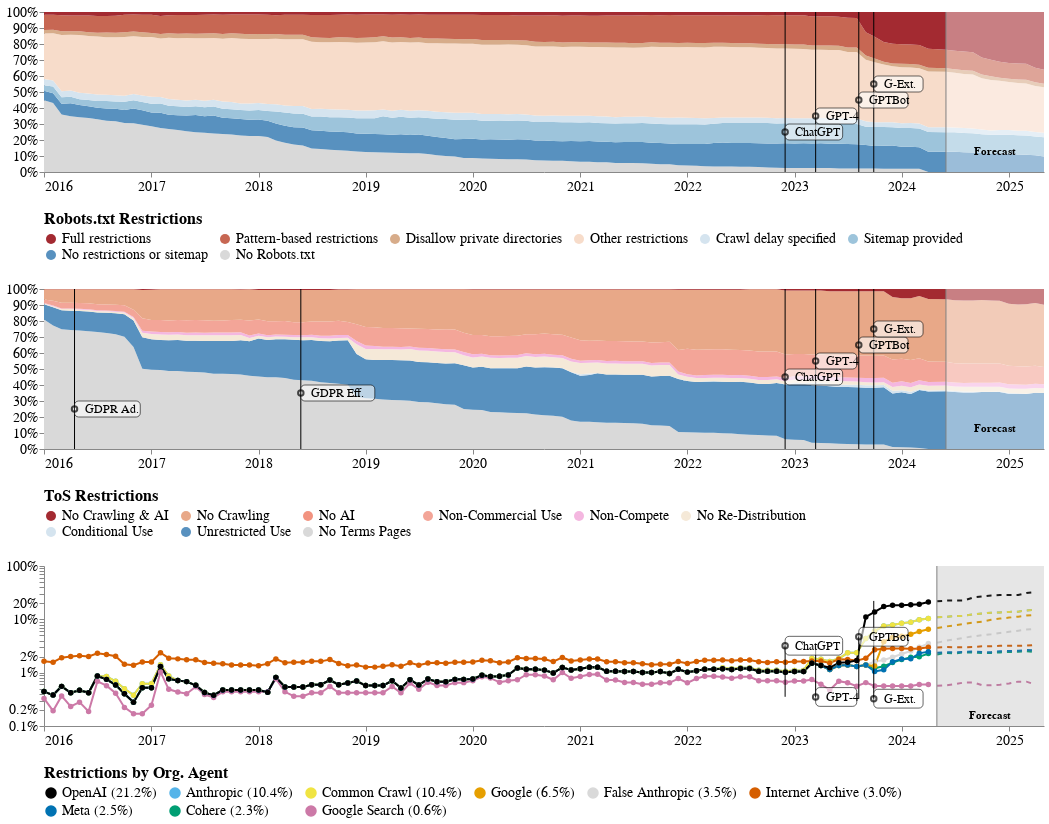

Notebook cell for this chart:
### Markdown cell above
## Combine Charts

### Code cell
combined_chart = alt.vconcat(chart_robots, chart_tos, chart_companies).configure_axis(
    grid=False,
    labelFontSize=PLOT_KWARGS["label_fontsize"],
    titleFontSize=PLOT_KWARGS["title_fontsize"],
    labelAngle=0,
    tickCount=len(range(df["period"].dt.year.min(), df["period"].dt.year.max()))
).configure_legend(
    labelFontSize=PLOT_KWARGS["label_fontsize"],
    titleFontSize=PLOT_KWARGS["title_fontsize"],
    columns=PLOT_KWARGS["legend_cols"],
    labelLimit=1000 # To ensure labels are not truncated in the PDF export
).configure_view(
    strokeWidth=0
).resolve_scale(
    color="independent",
    x="shared"
)

combined_chart.save("temporal_plots.pdf")

combined_chart

### Figure 1 — Vega-Lite specification as saved in the notebook (floating-point values rounded to 4 significant figures; data arrays with more than 128 entries replaced by an {"elided": "..."} marker saying what was removed)
{"config": {"title": {"font": "Times New Roman"}, "axis": {"labelFont": "Times New Roman", "titleFont": "Times New Roman", "grid": false, "labelAngle": 0, "labelFontSize": 14, "tickCount": 9, "titleFontSize": 16}, "header": {"labelFont": "Times New Roman", "titleFont": "Times New Roman"}, "legend": {"labelFont": "Times New Roman", "titleFont": "Times New Roman", "columns": 6, "labelFontSize": 14, "labelLimit": 1000, "titleFontSize": 16}, "text": {"font": "Times New Roman"}, "view": {"strokeWidth": 0}}, "vconcat": [{"layer": [{"data": {"name": "data-32619ee85f78667806b0bcc72c0c36ef"}, "mark": {"type": "area"}, "encoding": {"color": {"field": "status", "legend": {"columns": 6, "orient": "bottom", "titleLimit": 0}, "scale": {"domain": ["Full restrictions", "Pattern-based restrictions", "Disallow private directories", "Other restrictions", "Crawl delay specified", "Sitemap provided", "No restrictions or sitemap", "No Robots.txt"], "range": ["#a32a31", "#c76753", "#d7ac8a", "#f7dcca", "#d5e4ef", "#9dc4db", "#5891bf", "#d9d9d9"]}, "title": "Robots.txt Restrictions", "type": "nominal"}, "order": {"field": "order", "type": "quantitative"}, "x": {"axis": {"format": "%Y", "title": ""}, "field": "period", "type": "temporal"}, "y": {"axis": {"format": "%", "title": ""}, "field": "percentage", "scale": {"domain": [0, 1]}, "type": "quantitative"}}}, {"data": {"name": "data-180b5e4c67283dc23cad3da0e1748b2e"}, "mark": {"type": "rule", "color": "black"}, "encoding": {"strokeWidth": {"value": 1}, "x": {"field": "period", "type": "temporal"}, "y": {"value": 0}, "y2": {"value": 160}}}, {"data": {"name": "data-180b5e4c67283dc23cad3da0e1748b2e"}, "mark": {"type": "rect", "color": "white", "cornerRadius": 4, "opacity": 0.6, "stroke": "black", "strokeWidth": 1}, "encoding": {"x": {"field": "period", "type": "temporal"}, "x2": {"field": "x_end"}, "y": {"field": "y_start", "type": "quantitative"}, "y2": {"field": "y_end"}}}, {"data": {"name": "data-180b5e4c67283dc23cad3da0e1748b2e"}, "mark": {"type": "point", "color": "black"}, "encoding": {"x": {"field": "period", "type": "temporal"}, "y": {"field": "y_offset", "type": "quantitative"}}}, {"data": {"name": "data-180b5e4c67283dc23cad3da0e1748b2e"}, "mark": {"type": "text", "align": "left", "baseline": "middle", "color": "black", "dx": 10, "dy": 0, "fontSize": 12}, "encoding": {"text": {"field": "label", "type": "nominal"}, "x": {"field": "period", "type": "temporal"}, "y": {"field": "y_offset", "type": "quantitative"}}}, {"data": {"name": "data-f0b0bf0c2a8d0ced0c09906c1619ad4c"}, "mark": {"type": "rect", "color": "white", "opacity": 0.4}, "encoding": {"x": {"field": "start", "title": "", "type": "temporal"}, "x2": {"field": "end"}}}, {"data": {"name": "data-d46e70ea25a0240641ad89bcfe05bef1"}, "mark": {"type": "rule", "color": "gray"}, "encoding": {"x": {"field": "period", "type": "temporal"}}}, {"data": {"name": "data-4f68c5dffeb6c9174ae0ba2a276515db"}, "mark": {"type": "text", "align": "center", "baseline": "middle", "color": "black", "dx": 0, "dy": 140, "fontWeight": "bold"}, "encoding": {"text": {"field": "text", "type": "nominal"}, "x": {"field": "date", "type": "temporal"}, "y": {"value": 0}}}], "height": 160, "title": "", "width": 1000}, {"layer": [{"data": {"name": "data-f23c89ba86ec79533115a7dbac66c987"}, "mark": {"type": "area"}, "encoding": {"color": {"field": "status", "legend": {"columns": 6, "orient": "bottom", "titleLimit": 0}, "scale": {"domain": ["No Crawling & AI", "No Crawling", "No AI", "Non-Commercial Use", "Non-Compete", "No Re-Distribution", "Conditional Use", "Unrestricted Use", "No Terms Pages"], "range": ["#a32a31", "#e8a888", "#f29380", "#f3a598", "#f4b7e0", "#f5e9d8", "#d5e4ef", "#5891bf", "#d9d9d9"]}, "title": "ToS Restrictions", "type": "nominal"}, "order": {"field": "order", "type": "quantitative"}, "x": {"axis": {"format": "%Y", "title": ""}, "field": "period", "type": "temporal"}, "y": {"axis": {"format": "%", "title": ""}, "field": "percentage", "scale": {"domain": [0, 1]}, "type": "quantitative"}}}, {"data": {"name": "data-c62cd76004cfc24a327cfe88abc7613c"}, "mark": {"type": "rule", "color": "black"}, "encoding": {"strokeWidth": {"value": 1}, "x": {"field": "period", "type": "temporal"}, "y": {"value": 0}, "y2": {"value": 160}}}, {"data": {"name": "data-c62cd76004cfc24a327cfe88abc7613c"}, "mark": {"type": "rect", "color": "white", "cornerRadius": 4, "opacity": 0.6, "stroke": "black", "strokeWidth": 1}, "encoding": {"x": {"field": "period", "type": "temporal"}, "x2": {"field": "x_end"}, "y": {"field": "y_start", "type": "quantitative"}, "y2": {"field": "y_end"}}}, {"data": {"name": "data-c62cd76004cfc24a327cfe88abc7613c"}, "mark": {"type": "point", "color": "black"}, "encoding": {"x": {"field": "period", "type": "temporal"}, "y": {"field": "y_offset", "type": "quantitative"}}}, {"data": {"name": "data-c62cd76004cfc24a327cfe88abc7613c"}, "mark": {"type": "text", "align": "left", "baseline": "middle", "color": "black", "dx": 10, "dy": 0, "fontSize": 12}, "encoding": {"text": {"field": "label", "type": "nominal"}, "x": {"field": "period", "type": "temporal"}, "y": {"field": "y_offset", "type": "quantitative"}}}, {"data": {"name": "data-f0b0bf0c2a8d0ced0c09906c1619ad4c"}, "mark": {"type": "rect", "color": "white", "opacity": 0.4}, "encoding": {"x": {"field": "start", "title": "", "type": "temporal"}, "x2": {"field": "end"}}}, {"data": {"name": "data-d46e70ea25a0240641ad89bcfe05bef1"}, "mark": {"type": "rule", "color": "gray"}, "encoding": {"x": {"field": "period", "type": "temporal"}}}, {"data": {"name": "data-4f68c5dffeb6c9174ae0ba2a276515db"}, "mark": {"type": "text", "align": "center", "baseline": "middle", "color": "black", "dx": 0, "dy": 140, "fontWeight": "bold"}, "encoding": {"text": {"field": "text", "type": "nominal"}, "x": {"field": "date", "type": "temporal"}, "y": {"value": 0}}}], "height": 160, "title": "", "width": 1000}, {"layer": [{"data": {"name": "data-03392bd8e0e97577045c2e5293bfa609"}, "mark": {"type": "line"}, "encoding": {"color": {"field": "agent", "legend": {"orient": "bottom", "title": "Restrictions by Org. Agent", "titleLimit": 0}, "scale": {"domain": ["OpenAI (21.2%)", "Anthropic (10.4%)", "Common Crawl (10.4%)", "Google (6.5%)", "False Anthropic (3.5%)", "Internet Archive (3.0%)", "Meta (2.5%)", "Cohere (2.3%)", "Google Search (0.6%)"], "range": ["#000000", "#56B4E9", "#F0E442", "#E69F00", "#D9D9D9", "#D55E00", "#0072B2", "#009E73", "#CC79A7"]}, "type": "nominal"}, "strokeDash": {"value": [5, 5]}, "x": {"axis": {"format": "%Y", "labelAngle": 0, "tickCount": "year"}, "field": "period", "timeUnit": "yearmonth", "title": "", "type": "temporal"}, "y": {"field": "percent_Restrictive", "scale": {"type": "log"}, "title": "", "type": "quantitative"}}}, {"data": {"name": "data-603edc057ecb9cedfada65e2f422aa4b"}, "mark": {"type": "line", "point": true}, "encoding": {"color": {"field": "agent", "legend": {"orient": "bottom", "title": "Restrictions by Org. Agent", "titleLimit": 0}, "scale": {"domain": ["OpenAI (21.2%)", "Anthropic (10.4%)", "Common Crawl (10.4%)", "Google (6.5%)", "False Anthropic (3.5%)", "Internet Archive (3.0%)", "Meta (2.5%)", "Cohere (2.3%)", "Google Search (0.6%)"], "range": ["#000000", "#56B4E9", "#F0E442", "#E69F00", "#D9D9D9", "#D55E00", "#0072B2", "#009E73", "#CC79A7"]}, "type": "nominal"}, "x": {"axis": {"format": "%Y", "labelAngle": 0, "tickCount": "year"}, "field": "period", "timeUnit": "yearmonth", "title": "", "type": "temporal"}, "y": {"axis": {"format": "%", "title": ""}, "field": "percent_Restrictive", "scale": {"type": "log"}, "title": "", "type": "quantitative"}}}, {"data": {"name": "data-9f2ccd16c8dfc172ffb85292c4666c3b"}, "mark": {"type": "rect", "color": "gray", "opacity": 0.2}, "encoding": {"x": {"field": "start", "title": "", "type": "temporal"}, "x2": {"field": "end"}}}, {"data": {"name": "data-f2d75896c561bf9713a9b6354ac056e0"}, "mark": {"type": "rule", "color": "gray"}, "encoding": {"x": {"field": "period", "type": "temporal"}}}, {"data": {"name": "data-4497626a4bc33c40bc235fc43739eb42"}, "mark": {"type": "text", "align": "center", "baseline": "middle", "color": "black", "dx": 0, "dy": 150, "fontWeight": "bold"}, "encoding": {"text": {"field": "text", "type": "nominal"}, "x": {"field": "date", "type": "temporal"}, "y": {"value": 0}}}, {"data": {"name": "data-130f9e4a1de4bd0d40422ec247b73751"}, "mark": {"type": "rule", "color": "black"}, "encoding": {"strokeWidth": {"value": 1}, "x": {"field": "period", "type": "temporal"}, "y": {"field": "y_min", "type": "quantitative"}, "y2": {"field": "y_max"}}}, {"data": {"name": "data-130f9e4a1de4bd0d40422ec247b73751"}, "mark": {"type": "rect", "color": "white", "cornerRadius": 4, "opacity": 0.6, "stroke": "black", "strokeWidth": 1}, "encoding": {"x": {"field": "period", "type": "temporal"}, "x2": {"field": "x_end"}, "y": {"field": "y_start", "type": "quantitative"}, "y2": {"field": "y_end"}}}, {"data": {"name": "data-130f9e4a1de4bd0d40422ec247b73751"}, "mark": {"type": "point", "color": "black"}, "encoding": {"x": {"field": "period", "type": "temporal"}, "y": {"field": "y_offset", "type": "quantitative"}}}, {"data": {"name": "data-130f9e4a1de4bd0d40422ec247b73751"}, "mark": {"type": "text", "align": "left", "baseline": "middle", "color": "black", "dx": 10, "dy": 0, "fontSize": 12}, "encoding": {"text": {"field": "label", "type": "nominal"}, "x": {"field": "period", "type": "temporal"}, "y": {"field": "y_offset", "type": "quantitative"}}}], "height": 160, "width": 1000}], "resolve": {"scale": {"color": "independent", "x": "shared"}}, "$schema": "https://vega.github.io/schema/vega-lite/v5.17.0.json", "datasets": {"data-32619ee85f78667806b0bcc72c0c36ef": {"elided": "896 records"}, "data-180b5e4c67283dc23cad3da0e1748b2e": [{"period": "2022-11-30T00:00:00", "label": "ChatGPT", "y_offset": 0.25, "x_end": "2023-06-14T00:00:00", "y_start": 0.2, "y_end": 0.3}, {"period": "2023-03-14T00:00:00", "label": "GPT-4", "y_offset": 0.35, "x_end": "2023-08-01T00:00:00", "y_start": 0.3, "y_end": 0.4}, {"period": "2023-08-08T00:00:00", "label": "GPTBot", "y_offset": 0.45, "x_end": "2024-01-23T00:00:00", "y_start": 0.4, "y_end": 0.5}, {"period": "2023-09-28T00:00:00", "label": "G-Ext.", "y_offset": 0.55, "x_end": "2024-03-14T00:00:00", "y_start": 0.5, "y_end": 0.6}], "data-f0b0bf0c2a8d0ced0c09906c1619ad4c": [{"start": "2024-05-31T00:00:00", "end": "2025-04-30T00:00:00"}], "data-d46e70ea25a0240641ad89bcfe05bef1": [{"period": "2024-05-31T00:00:00"}], "data-4f68c5dffeb6c9174ae0ba2a276515db": [{"date": "2024-11-14T00:00:00", "text": "Forecast"}], "data-f23c89ba86ec79533115a7dbac66c987": {"elided": "1008 records"}, "data-c62cd76004cfc24a327cfe88abc7613c": [{"period": "2016-04-14T00:00:00", "label": "GDPR Ad.", "y_offset": 0.25, "x_end": "2016-11-24T00:00:00", "y_start": 0.2, "y_end": 0.3}, {"period": "2018-05-25T00:00:00", "label": "GDPR Eff.", "y_offset": 0.35, "x_end": "2019-02-01T00:00:00", "y_start": 0.3, "y_end": 0.4}, {"period": "2022-11-30T00:00:00", "label": "ChatGPT", "y_offset": 0.45, "x_end": "2023-06-14T00:00:00", "y_start": 0.4, "y_end": 0.5}, {"period": "2023-03-14T00:00:00", "label": "GPT-4", "y_offset": 0.55, "x_end": "2023-08-01T00:00:00", "y_start": 0.5, "y_end": 0.6}, {"period": "2023-08-08T00:00:00", "label": "GPTBot", "y_offset": 0.65, "x_end": "2024-01-23T00:00:00", "y_start": 0.6, "y_end": 0.7}, {"period": "2023-09-28T00:00:00", "label": "G-Ext.", "y_offset": 0.75, "x_end": "2024-03-14T00:00:00", "y_start": 0.7, "y_end": 0.8}], "data-03392bd8e0e97577045c2e5293bfa609": [{"period": "2024-05-31T00:00:00", "agent": "Anthropic (10.4%)", "percent_Restrictive": 0.1093, "lower": 10.31, "upper": 11.54, "agent_prev": "Anthropic", "timestamp": 1717000000.0}, {"period": "2024-06-30T00:00:00", "agent": "Anthropic (10.4%)", "percent_Restrictive": 0.1113, "lower": 10.12, "upper": 12.14, "agent_prev": "Anthropic", "timestamp": 1720000000.0}, {"period": "2024-07-31T00:00:00", "agent": "Anthropic (10.4%)", "percent_Restrictive": 0.1149, "lower": 10.04, "upper": 12.93, "agent_prev": "Anthropic", "timestamp": 1722000000.0}, {"period": "2024-08-31T00:00:00", "agent": "Anthropic (10.4%)", "percent_Restrictive": 0.1164, "lower": 9.796, "upper": 13.48, "agent_prev": "Anthropic", "timestamp": 1725000000.0}, {"period": "2024-09-30T00:00:00", "agent": "Anthropic (10.4%)", "percent_Restrictive": 0.1243, "lower": 10.18, "upper": 14.67, "agent_prev": "Anthropic", "timestamp": 1728000000.0}, {"period": "2024-10-31T00:00:00", "agent": "Anthropic (10.4%)", "percent_Restrictive": 0.1289, "lower": 10.28, "upper": 15.49, "agent_prev": "Anthropic", "timestamp": 1730000000.0}, {"period": "2024-11-30T00:00:00", "agent": "Anthropic (10.4%)", "percent_Restrictive": 0.1332, "lower": 10.26, "upper": 16.38, "agent_prev": "Anthropic", "timestamp": 1733000000.0}, {"period": "2024-12-31T00:00:00", "agent": "Anthropic (10.4%)", "percent_Restrictive": 0.1349, "lower": 10.0, "upper": 16.98, "agent_prev": "Anthropic", "timestamp": 1736000000.0}, {"period": "2025-01-31T00:00:00", "agent": "Anthropic (10.4%)", "percent_Restrictive": 0.138, "lower": 9.869, "upper": 17.72, "agent_prev": "Anthropic", "timestamp": 1738000000.0}, {"period": "2025-02-28T00:00:00", "agent": "Anthropic (10.4%)", "percent_Restrictive": 0.1393, "lower": 9.586, "upper": 18.27, "agent_prev": "Anthropic", "timestamp": 1741000000.0}, {"period": "2025-03-31T00:00:00", "agent": "Anthropic (10.4%)", "percent_Restrictive": 0.1468, "lower": 9.938, "upper": 19.43, "agent_prev": "Anthropic", "timestamp": 1743000000.0}, {"period": "2025-04-30T00:00:00", "agent": "Anthropic (10.4%)", "percent_Restrictive": 0.1513, "lower": 10.01, "upper": 20.26, "agent_prev": "Anthropic", "timestamp": 1746000000.0}, {"period": "2024-05-31T00:00:00", "agent": "Cohere (2.3%)", "percent_Restrictive": 0.02199, "lower": 1.896, "upper": 2.503, "agent_prev": "Cohere", "timestamp": 1717000000.0}, {"period": "2024-06-30T00:00:00", "agent": "Cohere (2.3%)", "percent_Restrictive": 0.02341, "lower": 1.928, "upper": 2.754, "agent_prev": "Cohere", "timestamp": 1720000000.0}, {"period": "2024-07-31T00:00:00", "agent": "Cohere (2.3%)", "percent_Restrictive": 0.02291, "lower": 1.785, "upper": 2.798, "agent_prev": "Cohere", "timestamp": 1722000000.0}, {"period": "2024-08-31T00:00:00", "agent": "Cohere (2.3%)", "percent_Restrictive": 0.02403, "lower": 1.82, "upper": 2.987, "agent_prev": "Cohere", "timestamp": 1725000000.0}, {"period": "2024-09-30T00:00:00", "agent": "Cohere (2.3%)", "percent_Restrictive": 0.02391, "lower": 1.743, "upper": 3.039, "agent_prev": "Cohere", "timestamp": 1728000000.0}, {"period": "2024-10-31T00:00:00", "agent": "Cohere (2.3%)", "percent_Restrictive": 0.02347, "lower": 1.633, "upper": 3.061, "agent_prev": "Cohere", "timestamp": 1730000000.0}, {"period": "2024-11-30T00:00:00", "agent": "Cohere (2.3%)", "percent_Restrictive": 0.02341, "lower": 1.572, "upper": 3.11, "agent_prev": "Cohere", "timestamp": 1733000000.0}, {"period": "2024-12-31T00:00:00", "agent": "Cohere (2.3%)", "percent_Restrictive": 0.02395, "lower": 1.564, "upper": 3.227, "agent_prev": "Cohere", "timestamp": 1736000000.0}, {"period": "2025-01-31T00:00:00", "agent": "Cohere (2.3%)", "percent_Restrictive": 0.02442, "lower": 1.564, "upper": 3.321, "agent_prev": "Cohere", "timestamp": 1738000000.0}, {"period": "2025-02-28T00:00:00", "agent": "Cohere (2.3%)", "percent_Restrictive": 0.02466, "lower": 1.532, "upper": 3.4, "agent_prev": "Cohere", "timestamp": 1741000000.0}, {"period": "2025-03-31T00:00:00", "agent": "Cohere (2.3%)", "percent_Restrictive": 0.02538, "lower": 1.563, "upper": 3.513, "agent_prev": "Cohere", "timestamp": 1743000000.0}, {"period": "2025-04-30T00:00:00", "agent": "Cohere (2.3%)", "percent_Restrictive": 0.02427, "lower": 1.401, "upper": 3.452, "agent_prev": "Cohere", "timestamp": 1746000000.0}, {"period": "2024-05-31T00:00:00", "agent": "Common Crawl (10.4%)", "percent_Restrictive": 0.1093, "lower": 10.31, "upper": 11.54, "agent_prev": "Common Crawl", "timestamp": 1717000000.0}, {"period": "2024-06-30T00:00:00", "agent": "Common Crawl (10.4%)", "percent_Restrictive": 0.1113, "lower": 10.12, "upper": 12.14, "agent_prev": "Common Crawl", "timestamp": 1720000000.0}, {"period": "2024-07-31T00:00:00", "agent": "Common Crawl (10.4%)", "percent_Restrictive": 0.1149, "lower": 10.04, "upper": 12.93, "agent_prev": "Common Crawl", "timestamp": 1722000000.0}, {"period": "2024-08-31T00:00:00", "agent": "Common Crawl (10.4%)", "percent_Restrictive": 0.1164, "lower": 9.796, "upper": 13.48, "agent_prev": "Common Crawl", "timestamp": 1725000000.0}, {"period": "2024-09-30T00:00:00", "agent": "Common Crawl (10.4%)", "percent_Restrictive": 0.1243, "lower": 10.18, "upper": 14.67, "agent_prev": "Common Crawl", "timestamp": 1728000000.0}, {"period": "2024-10-31T00:00:00", "agent": "Common Crawl (10.4%)", "percent_Restrictive": 0.1289, "lower": 10.28, "upper": 15.49, "agent_prev": "Common Crawl", "timestamp": 1730000000.0}, {"period": "2024-11-30T00:00:00", "agent": "Common Crawl (10.4%)", "percent_Restrictive": 0.1332, "lower": 10.26, "upper": 16.38, "agent_prev": "Common Crawl", "timestamp": 1733000000.0}, {"period": "2024-12-31T00:00:00", "agent": "Common Crawl (10.4%)", "percent_Restrictive": 0.1349, "lower": 10.0, "upper": 16.98, "agent_prev": "Common Crawl", "timestamp": 1736000000.0}, {"period": "2025-01-31T00:00:00", "agent": "Common Crawl (10.4%)", "percent_Restrictive": 0.138, "lower": 9.869, "upper": 17.72, "agent_prev": "Common Crawl", "timestamp": 1738000000.0}, {"period": "2025-02-28T00:00:00", "agent": "Common Crawl (10.4%)", "percent_Restrictive": 0.1393, "lower": 9.586, "upper": 18.27, "agent_prev": "Common Crawl", "timestamp": 1741000000.0}, {"period": "2025-03-31T00:00:00", "agent": "Common Crawl (10.4%)", "percent_Restrictive": 0.1468, "lower": 9.938, "upper": 19.43, "agent_prev": "Common Crawl", "timestamp": 1743000000.0}, {"period": "2025-04-30T00:00:00", "agent": "Common Crawl (10.4%)", "percent_Restrictive": 0.1513, "lower": 10.01, "upper": 20.26, "agent_prev": "Common Crawl", "timestamp": 1746000000.0}, {"period": "2024-05-31T00:00:00", "agent": "False Anthropic (3.5%)", "percent_Restrictive": 0.0364, "lower": 3.286, "upper": 3.994, "agent_prev": "False Anthropic", "timestamp": 1717000000.0}, {"period": "2024-06-30T00:00:00", "agent": "False Anthropic (3.5%)", "percent_Restrictive": 0.03976, "lower": 3.513, "upper": 4.439, "agent_prev": "False Anthropic", "timestamp": 1720000000.0}, {"period": "2024-07-31T00:00:00", "agent": "False Anthropic (3.5%)", "percent_Restrictive": 0.04215, "lower": 3.614, "upper": 4.817, "agent_prev": "False Anthropic", "timestamp": 1722000000.0}, {"period": "2024-08-31T00:00:00", "agent": "False Anthropic (3.5%)", "percent_Restrictive": 0.04507, "lower": 3.78, "upper": 5.234, "agent_prev": "False Anthropic", "timestamp": 1725000000.0}, {"period": "2024-09-30T00:00:00", "agent": "False Anthropic (3.5%)", "percent_Restrictive": 0.04806, "lower": 3.947, "upper": 5.665, "agent_prev": "False Anthropic", "timestamp": 1728000000.0}, {"period": "2024-10-31T00:00:00", "agent": "False Anthropic (3.5%)", "percent_Restrictive": 0.05044, "lower": 4.052, "upper": 6.036, "agent_prev": "False Anthropic", "timestamp": 1730000000.0}, {"period": "2024-11-30T00:00:00", "agent": "False Anthropic (3.5%)", "percent_Restrictive": 0.05261, "lower": 4.111, "upper": 6.412, "agent_prev": "False Anthropic", "timestamp": 1733000000.0}, {"period": "2024-12-31T00:00:00", "agent": "False Anthropic (3.5%)", "percent_Restrictive": 0.0557, "lower": 4.265, "upper": 6.876, "agent_prev": "False Anthropic", "timestamp": 1736000000.0}, {"period": "2025-01-31T00:00:00", "agent": "False Anthropic (3.5%)", "percent_Restrictive": 0.05827, "lower": 4.361, "upper": 7.294, "agent_prev": "False Anthropic", "timestamp": 1738000000.0}, {"period": "2025-02-28T00:00:00", "agent": "False Anthropic (3.5%)", "percent_Restrictive": 0.06116, "lower": 4.487, "upper": 7.745, "agent_prev": "False Anthropic", "timestamp": 1741000000.0}, {"period": "2025-03-31T00:00:00", "agent": "False Anthropic (3.5%)", "percent_Restrictive": 0.06418, "lower": 4.623, "upper": 8.213, "agent_prev": "False Anthropic", "timestamp": 1743000000.0}, {"period": "2025-04-30T00:00:00", "agent": "False Anthropic (3.5%)", "percent_Restrictive": 0.06651, "lower": 4.686, "upper": 8.615, "agent_prev": "False Anthropic", "timestamp": 1746000000.0}, {"period": "2024-05-31T00:00:00", "agent": "Google (6.5%)", "percent_Restrictive": 0.06857, "lower": 6.237, "upper": 7.476, "agent_prev": "Google", "timestamp": 1717000000.0}, {"period": "2024-06-30T00:00:00", "agent": "Google (6.5%)", "percent_Restrictive": 0.07341, "lower": 6.42, "upper": 8.263, "agent_prev": "Google", "timestamp": 1720000000.0}, {"period": "2024-07-31T00:00:00", "agent": "Google (6.5%)", "percent_Restrictive": 0.07772, "lower": 6.554, "upper": 8.99, "agent_prev": "Google", "timestamp": 1722000000.0}, {"period": "2024-08-31T00:00:00", "agent": "Google (6.5%)", "percent_Restrictive": 0.08208, "lower": 6.709, "upper": 9.707, "agent_prev": "Google", "timestamp": 1725000000.0}, {"period": "2024-09-30T00:00:00", "agent": "Google (6.5%)", "percent_Restrictive": 0.08674, "lower": 6.887, "upper": 10.46, "agent_prev": "Google", "timestamp": 1728000000.0}, {"period": "2024-10-31T00:00:00", "agent": "Google (6.5%)", "percent_Restrictive": 0.09004, "lower": 6.929, "upper": 11.08, "agent_prev": "Google", "timestamp": 1730000000.0}, {"period": "2024-11-30T00:00:00", "agent": "Google (6.5%)", "percent_Restrictive": 0.09783, "lower": 7.421, "upper": 12.14, "agent_prev": "Google", "timestamp": 1733000000.0}, {"period": "2024-12-31T00:00:00", "agent": "Google (6.5%)", "percent_Restrictive": 0.1035, "lower": 7.699, "upper": 13.0, "agent_prev": "Google", "timestamp": 1736000000.0}, {"period": "2025-01-31T00:00:00", "agent": "Google (6.5%)", "percent_Restrictive": 0.1077, "lower": 7.821, "upper": 13.72, "agent_prev": "Google", "timestamp": 1738000000.0}, {"period": "2025-02-28T00:00:00", "agent": "Google (6.5%)", "percent_Restrictive": 0.1123, "lower": 7.98, "upper": 14.48, "agent_prev": "Google", "timestamp": 1741000000.0}, {"period": "2025-03-31T00:00:00", "agent": "Google (6.5%)", "percent_Restrictive": 0.1175, "lower": 8.197, "upper": 15.31, "agent_prev": "Google", "timestamp": 1743000000.0}, {"period": "2025-04-30T00:00:00", "agent": "Google (6.5%)", "percent_Restrictive": 0.1216, "lower": 8.292, "upper": 16.03, "agent_prev": "Google", "timestamp": 1746000000.0}, {"period": "2024-05-31T00:00:00", "agent": "Google Search (0.6%)", "percent_Restrictive": 0.005659, "lower": 0.3085, "upper": 0.8232, "agent_prev": "Google Search", "timestamp": 1717000000.0}, {"period": "2024-06-30T00:00:00", "agent": "Google Search (0.6%)", "percent_Restrictive": 0.005779, "lower": 0.3024, "upper": 0.8534, "agent_prev": "Google Search", "timestamp": 1720000000.0}, {"period": "2024-07-31T00:00:00", "agent": "Google Search (0.6%)", "percent_Restrictive": 0.006073, "lower": 0.3145, "upper": 0.9001, "agent_prev": "Google Search", "timestamp": 1722000000.0}, {"period": "2024-08-31T00:00:00", "agent": "Google Search (0.6%)", "percent_Restrictive": 0.006559, "lower": 0.3547, "upper": 0.957, "agent_prev": "Google Search", "timestamp": 1725000000.0}, {"period": "2024-09-30T00:00:00", "agent": "Google Search (0.6%)", "percent_Restrictive": 0.006561, "lower": 0.3435, "upper": 0.9687, "agent_prev": "Google Search", "timestamp": 1728000000.0}, {"period": "2024-10-31T00:00:00", "agent": "Google Search (0.6%)", "percent_Restrictive": 0.00583, "lower": 0.262, "upper": 0.9039, "agent_prev": "Google Search", "timestamp": 1730000000.0}, {"period": "2024-11-30T00:00:00", "agent": "Google Search (0.6%)", "percent_Restrictive": 0.005786, "lower": 0.2379, "upper": 0.9193, "agent_prev": "Google Search", "timestamp": 1733000000.0}, {"period": "2024-12-31T00:00:00", "agent": "Google Search (0.6%)", "percent_Restrictive": 0.005925, "lower": 0.2407, "upper": 0.9443, "agent_prev": "Google Search", "timestamp": 1736000000.0}, {"period": "2025-01-31T00:00:00", "agent": "Google Search (0.6%)", "percent_Restrictive": 0.006292, "lower": 0.2655, "upper": 0.9929, "agent_prev": "Google Search", "timestamp": 1738000000.0}, {"period": "2025-02-28T00:00:00", "agent": "Google Search (0.6%)", "percent_Restrictive": 0.006791, "lower": 0.3056, "upper": 1.053, "agent_prev": "Google Search", "timestamp": 1741000000.0}, {"period": "2025-03-31T00:00:00", "agent": "Google Search (0.6%)", "percent_Restrictive": 0.006787, "lower": 0.2949, "upper": 1.063, "agent_prev": "Google Search", "timestamp": 1743000000.0}, {"period": "2025-04-30T00:00:00", "agent": "Google Search (0.6%)", "percent_Restrictive": 0.00599, "lower": 0.2057, "upper": 0.9922, "agent_prev": "Google Search", "timestamp": 1746000000.0}, {"period": "2024-05-31T00:00:00", "agent": "Internet Archive (3.0%)", "percent_Restrictive": 0.02973, "lower": 2.594, "upper": 3.352, "agent_prev": "Internet Archive", "timestamp": 1717000000.0}, {"period": "2024-06-30T00:00:00", "agent": "Internet Archive (3.0%)", "percent_Restrictive": 0.03022, "lower": 2.526, "upper": 3.519, "agent_prev": "Internet Archive", "timestamp": 1720000000.0}, {"period": "2024-07-31T00:00:00", "agent": "Internet Archive (3.0%)", "percent_Restrictive": 0.02996, "lower": 2.401, "upper": 3.592, "agent_prev": "Internet Archive", "timestamp": 1722000000.0}, {"period": "2024-08-31T00:00:00", "agent": "Internet Archive (3.0%)", "percent_Restrictive": 0.03001, "lower": 2.334, "upper": 3.668, "agent_prev": "Internet Archive", "timestamp": 1725000000.0}, {"period": "2024-09-30T00:00:00", "agent": "Internet Archive (3.0%)", "percent_Restrictive": 0.03019, "lower": 2.287, "upper": 3.752, "agent_prev": "Internet Archive", "timestamp": 1728000000.0}, {"period": "2024-10-31T00:00:00", "agent": "Internet Archive (3.0%)", "percent_Restrictive": 0.03124, "lower": 2.337, "upper": 3.912, "agent_prev": "Internet Archive", "timestamp": 1730000000.0}, {"period": "2024-11-30T00:00:00", "agent": "Internet Archive (3.0%)", "percent_Restrictive": 0.03138, "lower": 2.282, "upper": 3.995, "agent_prev": "Internet Archive", "timestamp": 1733000000.0}, {"period": "2024-12-31T00:00:00", "agent": "Internet Archive (3.0%)", "percent_Restrictive": 0.03195, "lower": 2.279, "upper": 4.11, "agent_prev": "Internet Archive", "timestamp": 1736000000.0}, {"period": "2025-01-31T00:00:00", "agent": "Internet Archive (3.0%)", "percent_Restrictive": 0.03182, "lower": 2.212, "upper": 4.152, "agent_prev": "Internet Archive", "timestamp": 1738000000.0}, {"period": "2025-02-28T00:00:00", "agent": "Internet Archive (3.0%)", "percent_Restrictive": 0.03189, "lower": 2.169, "upper": 4.21, "agent_prev": "Internet Archive", "timestamp": 1741000000.0}, {"period": "2025-03-31T00:00:00", "agent": "Internet Archive (3.0%)", "percent_Restrictive": 0.03215, "lower": 2.147, "upper": 4.283, "agent_prev": "Internet Archive", "timestamp": 1743000000.0}, {"period": "2025-04-30T00:00:00", "agent": "Internet Archive (3.0%)", "percent_Restrictive": 0.03325, "lower": 2.213, "upper": 4.437, "agent_prev": "Internet Archive", "timestamp": 1746000000.0}, {"period": "2024-05-31T00:00:00", "agent": "Meta (2.5%)", "percent_Restrictive": 0.02362, "lower": 2.017, "upper": 2.706, "agent_prev": "Meta", "timestamp": 1717000000.0}, {"period": "2024-06-30T00:00:00", "agent": "Meta (2.5%)", "percent_Restrictive": 0.02429, "lower": 2.008, "upper": 2.85, "agent_prev": "Meta", "timestamp": 1720000000.0}, {"period": "2024-07-31T00:00:00", "agent": "Meta (2.5%)", "percent_Restrictive": 0.02417, "lower": 1.922, "upper": 2.911, "agent_prev": "Meta", "timestamp": 1722000000.0}, {"period": "2024-08-31T00:00:00", "agent": "Meta (2.5%)", "percent_Restrictive": 0.02442, "lower": 1.898, "upper": 2.987, "agent_prev": "Meta", "timestamp": 1725000000.0}, {"period": "2024-09-30T00:00:00", "agent": "Meta (2.5%)", "percent_Restrictive": 0.02512, "lower": 1.919, "upper": 3.104, "agent_prev": "Meta", "timestamp": 1728000000.0}, {"period": "2024-10-31T00:00:00", "agent": "Meta (2.5%)", "percent_Restrictive": 0.02435, "lower": 1.802, "upper": 3.069, "agent_prev": "Meta", "timestamp": 1730000000.0}, {"period": "2024-11-30T00:00:00", "agent": "Meta (2.5%)", "percent_Restrictive": 0.02419, "lower": 1.737, "upper": 3.102, "agent_prev": "Meta", "timestamp": 1733000000.0}, {"period": "2024-12-31T00:00:00", "agent": "Meta (2.5%)", "percent_Restrictive": 0.02519, "lower": 1.794, "upper": 3.243, "agent_prev": "Meta", "timestamp": 1736000000.0}, {"period": "2025-01-31T00:00:00", "agent": "Meta (2.5%)", "percent_Restrictive": 0.02541, "lower": 1.776, "upper": 3.306, "agent_prev": "Meta", "timestamp": 1738000000.0}, {"period": "2025-02-28T00:00:00", "agent": "Meta (2.5%)", "percent_Restrictive": 0.02573, "lower": 1.771, "upper": 3.375, "agent_prev": "Meta", "timestamp": 1741000000.0}, {"period": "2025-03-31T00:00:00", "agent": "Meta (2.5%)", "percent_Restrictive": 0.02661, "lower": 1.824, "upper": 3.499, "agent_prev": "Meta", "timestamp": 1743000000.0}, {"period": "2025-04-30T00:00:00", "agent": "Meta (2.5%)", "percent_Restrictive": 0.02593, "lower": 1.722, "upper": 3.464, "agent_prev": "Meta", "timestamp": 1746000000.0}, {"period": "2024-05-31T00:00:00", "agent": "OpenAI (21.2%)", "percent_Restrictive": 0.2186, "lower": 19.88, "upper": 23.83, "agent_prev": "OpenAI", "timestamp": 1717000000.0}, {"period": "2024-06-30T00:00:00", "agent": "OpenAI (21.2%)", "percent_Restrictive": 0.2242, "lower": 19.28, "upper": 25.57, "agent_prev": "OpenAI", "timestamp": 1720000000.0}, {"period": "2024-07-31T00:00:00", "agent": "OpenAI (21.2%)", "percent_Restrictive": 0.2253, "lower": 18.07, "upper": 26.99, "agent_prev": "OpenAI", "timestamp": 1722000000.0}, {"period": "2024-08-31T00:00:00", "agent": "OpenAI (21.2%)", "percent_Restrictive": 0.2255, "lower": 16.93, "upper": 28.17, "agent_prev": "OpenAI", "timestamp": 1725000000.0}, {"period": "2024-09-30T00:00:00", "agent": "OpenAI (21.2%)", "percent_Restrictive": 0.2568, "lower": 19.17, "upper": 32.2, "agent_prev": "OpenAI", "timestamp": 1728000000.0}, {"period": "2024-10-31T00:00:00", "agent": "OpenAI (21.2%)", "percent_Restrictive": 0.2678, "lower": 19.55, "upper": 34.0, "agent_prev": "OpenAI", "timestamp": 1730000000.0}, {"period": "2024-11-30T00:00:00", "agent": "OpenAI (21.2%)", "percent_Restrictive": 0.2802, "lower": 20.08, "upper": 35.97, "agent_prev": "OpenAI", "timestamp": 1733000000.0}, {"period": "2024-12-31T00:00:00", "agent": "OpenAI (21.2%)", "percent_Restrictive": 0.2853, "lower": 19.89, "upper": 37.17, "agent_prev": "OpenAI", "timestamp": 1736000000.0}, {"period": "2025-01-31T00:00:00", "agent": "OpenAI (21.2%)", "percent_Restrictive": 0.2856, "lower": 19.22, "upper": 37.89, "agent_prev": "OpenAI", "timestamp": 1738000000.0}, {"period": "2025-02-28T00:00:00", "agent": "OpenAI (21.2%)", "percent_Restrictive": 0.287, "lower": 18.7, "upper": 38.69, "agent_prev": "OpenAI", "timestamp": 1741000000.0}, {"period": "2025-03-31T00:00:00", "agent": "OpenAI (21.2%)", "percent_Restrictive": 0.3117, "lower": 20.57, "upper": 41.78, "agent_prev": "OpenAI", "timestamp": 1743000000.0}, {"period": "2025-04-30T00:00:00", "agent": "OpenAI (21.2%)", "percent_Restrictive": 0.3252, "lower": 21.35, "upper": 43.7, "agent_prev": "OpenAI", "timestamp": 1746000000.0}], "data-603edc057ecb9cedfada65e2f422aa4b": {"elided": "900 records"}, "data-9f2ccd16c8dfc172ffb85292c4666c3b": [{"start": "2024-04-30T00:00:00", "end": "2025-04-30T00:00:00"}], "data-f2d75896c561bf9713a9b6354ac056e0": [{"period": "2024-04-30T00:00:00"}], "data-4497626a4bc33c40bc235fc43739eb42": [{"date": "2024-10-29T12:00:00", "text": "Forecast"}], "data-130f9e4a1de4bd0d40422ec247b73751": [{"period": "2022-11-30T00:00:00", "label": "ChatGPT", "y_range": [0.007055, 0.016], "y_min": 0.003527, "y_max": 0.032, "y_offset": 0.032, "x_end": "2023-06-14T00:00:00", "y_start": 0.048, "y_end": 0.02133}, {"period": "2023-03-14T00:00:00", "label": "GPT-4", "y_range": [0.007006, 0.01616], "y_min": 0.003503, "y_max": 0.03232, "y_offset": 0.003503, "x_end": "2023-08-01T00:00:00", "y_start": 0.005255, "y_end": 0.002335}, {"period": "2023-08-08T00:00:00", "label": "GPTBot", "y_range": [0.006451, 0.02359], "y_min": 0.003226, "y_max": 0.04718, "y_offset": 0.04718, "x_end": "2024-01-23T00:00:00", "y_start": 0.07077, "y_end": 0.03145}, {"period": "2023-09-28T00:00:00", "label": "G-Ext.", "y_range": [0.006507, 0.1107], "y_min": 0.003253, "y_max": 0.2215, "y_offset": 0.003253, "x_end": "2024-03-14T00:00:00", "y_start": 0.00488, "y_end": 0.002169}]}}
